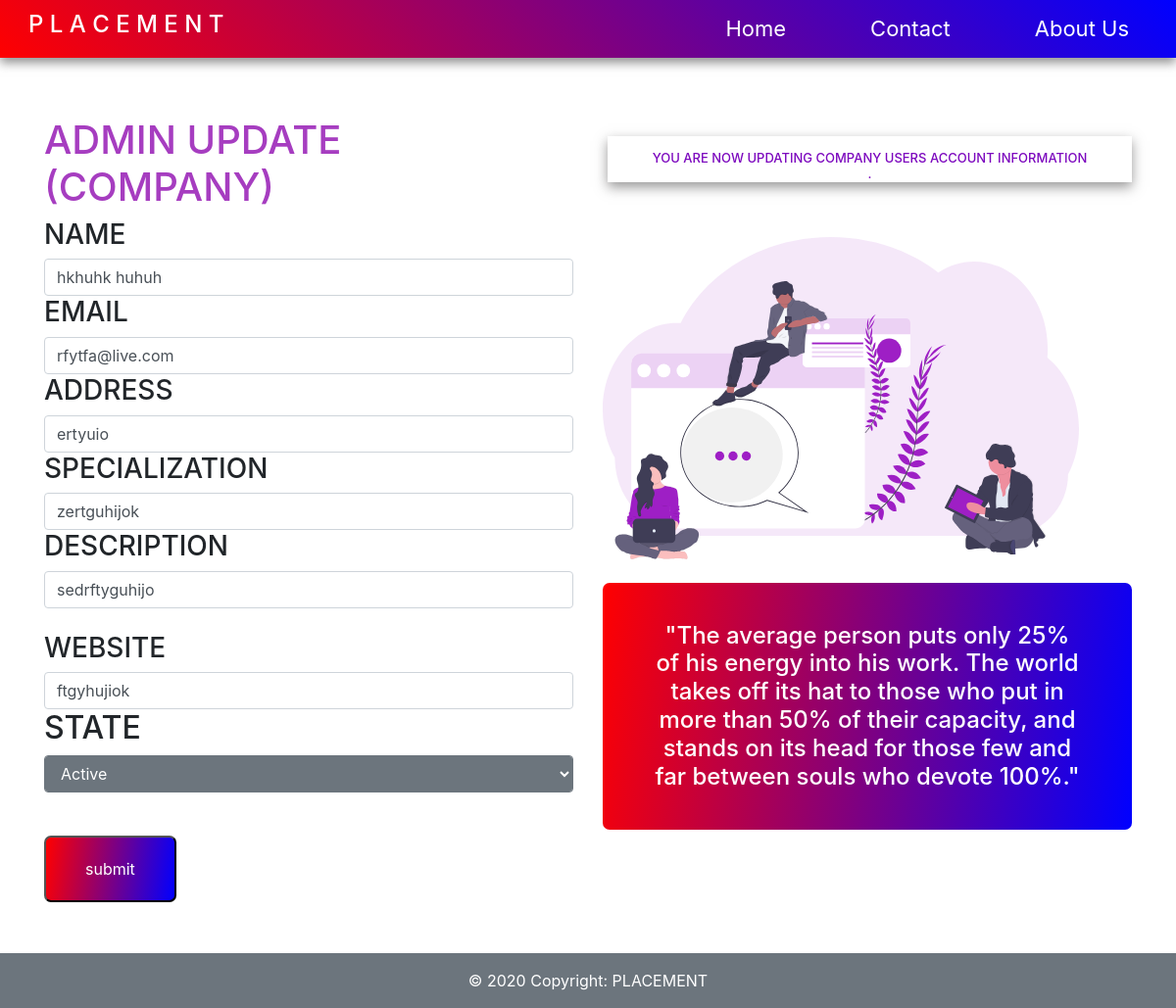
Page /placement/company_update_admin_page.php?id=40 on the committed database.
### tables this page shows
CREATE TABLE `company` (
  `id` int(11) NOT NULL,
  `username` varchar(100) NOT NULL,
  `pass` varchar(100) NOT NULL,
  `name` varchar(100) NOT NULL,
  `email` varchar(100) NOT NULL,
  `specialization` varchar(100) NOT NULL,
  `description` varchar(100) NOT NULL,
  `address` varchar(100) NOT NULL,
  `usertype` varchar(100) NOT NULL,
  `state` enum('active','inactive') NOT NULL,
  `website` varchar(100) NOT NULL
);

### placement/company_update_admin_page.php (the view, shortened to what this page needs)
<?php
include('includes/db.php');
$id=$_GET['id'];
$s = "select * from  company where id=$id ";
$s_result = mysqli_query($con, $s);
while($row = mysqli_fetch_array($s_result))
{
    $name = $row['name'];
    $email = $row['email'];
$description = $row['description'];
$specialization =$row['specialization'];
$website = $row['website'];
$state = $row['state'];
$address = $row['address'];
}
?>
<!DOCTYPE html>
<html lang="en">
<head>
    <link rel="stylesheet" href="styles/style.css">
    <link rel="stylesheet" href="css/bootstrap.min.css">
    <link rel="stylesheet" href="https://maxcdn.bootstrapcdn.com/bootstrap/4.0.0/css/bootstrap.min.css">
    <link href="https://stackpath.bootstrapcdn.com/font-awesome/4.7.0/css/font-awesome.min.css" rel="stylesheet" >
</head>
<body>
    <nav class="navbar navbar-expand-lg " id="navbar-id">
  <h4 class="ml-3">P L A C E M E N T</h4>
  <div class="collapse navbar-collapse" id="nav-collapse">
    <ul class="navbar-nav ml-auto">
      <li class="nav-item active">
        <a class="nav-link active" href="index.php">Home </a>
      </li>
      <li class="nav-item">
        <a class="nav-link" href="contact.php">Contact</a>
      </li>
      <li class="nav-item">
        <a class="nav-link " href="about.php" >About Us</a>
      </li>
    </ul>
  </div>
</nav>
        <section id="content">
        <div class="container  ">
        <div class="row">
        <div class="col-12 col-md-4 col-lg-6   left-side tex-center mb-2">
            <form action="update_a_company.php?id=<?php echo $id?>"method="POST">
                <h1 class="login-head">ADMIN UPDATE (COMPANY)</h1>
                <h3>NAME</h3>
                <input type="text" class="form-control" name="name" value="<?php echo $name?>" placeholder="name" >
                <h3>EMAIL</h3>
                <input type="text" class="form-control" name="email" value="<?php echo $email?>" placeholder="Email">
                <h3>ADDRESS</h3>
                <input type="text" class="form-control" name="address" value="<?php echo $address?>" placeholder="Address">
                 <h3>SPECIALIZATION</h3>
                <input type="text" class="form-control" name="specialization" value="<?php echo $specialization?>" placeholder="Specialization">
                <h3>DESCRIPTION</h3>
                <input type="text" class="form-control" name="description" value="<?php echo $description?>" placeholder="Description">
                <br>
                <h3>WEBSITE</h3>
                <input type="text" class="form-control" name="website" value="<?php echo $website?>" placeholder="Website">
                <h2>STATE</h2>
                 <select name="state"  class="form-control btn-secondary "value="<?php echo $state?>" placeholder="<?php echo $state?>">
                    <option value="active">Active</option>
                 </select>
                <br>
<a><input style="background-color:rgba(0, 0, 0, 0.014);"type="submit" class="bt-login" name="UPDATE" value="submit" ></a>
            </form>
         <br>
        </div>
        <div class=" col-12 col-md-6 right-side">
        <h3 class="sign-tag-line"> <br>YOU ARE NOW UPDATING COMPANY USERS ACCOUNT INFORMATION <br>.</h3>
        <img src="images/com_img.svg" class="img-fluid mt-5 ml-2s student_img" alt="Responsive image">
        <h4 class="login-head bt-login  mt-4 ml-2s text-center " style="border-radius:9px;color:white; padding:40px 50px;">"The average person puts only 25% of his energy into his work.
The world takes off its hat to those who put in more than 50% of their capacity,
and stands on its head for those few and far between souls who devote 100%."</h5>
</div>
        </div>
        </div>
<footer class="page-footer font-small footer btn-secondary ">
  <div class="footer-copyright text-center py-3">
    © 2020 Copyright: PLACEMENT
  </div>
</footer>
</body>
</html>

### placement/styles/style.css (style rules this page uses)
* { -webkit-box-sizing: border-box; box-sizing: border-box; margin: 0px; padding: 0px; }
body { font-family: 'Lucida Sans', 'Lucida Sans Regular', 'Lucida Grande', 'Lucida Sans Unicode', Geneva, Verdana, sans-serif; }
.navbar { background-image: linear-gradient(45deg, red, blue); -webkit-box-shadow: 0px 5px 10px rgba(112, 112, 112, 0.781); box-shadow: 0px 5px 10px rgba(112, 112, 112, 0.781); padding: 5px !important; }
h4 { color: white; padding: 6px 8px; }
.navbar-nav li { padding: 0px 35px; }
.navbar-nav li a { color: white; font-size: 22px; padding: 0px 10px; float: right; }
.bt-login { color: white; margin-top: 20px !important; padding: 20px 40px; border-radius: 7px !important; cursor: pointer; background-image: linear-gradient(98deg, red, blue); }
#content { width: 100%; }
.container { padding: 20px; width: 100%; margin-top: 40px; }
.left-side { width: 80% !important; -webkit-column-gap: 20px; column-gap: 20px; }
.right-side { width: 100% !important; padding: 20px 20px; -webkit-column-gap: 20px; column-gap: 20px; }
.login-head { color: #a63dc0; }
h3 { color: #5f5f5f; font-size: 18px; }
.sign-tag-line { color: #7c08be; margin-left: 5px; -webkit-box-shadow: 0px 5px 12px rgba(77, 76, 76, 0.582); box-shadow: 0px 5px 12px rgba(77, 76, 76, 0.582); text-align: center; font-size: 13px; }
.img-fluid { margin-top: 19px; width: 85%; }
.student_img { width: 90%; }
.footer { background-color: 48; }

### placement/company_update_admin_page.php (style rules this page uses)
h4 { color:white }

### rows in the picture
company: name "hkhuhk huhuh", email "rfytfa@live.com", address "ertyuio", specialization "zertguhijok", description "sedrftyguhijo", website "ftgyhujiok", state "Active"
